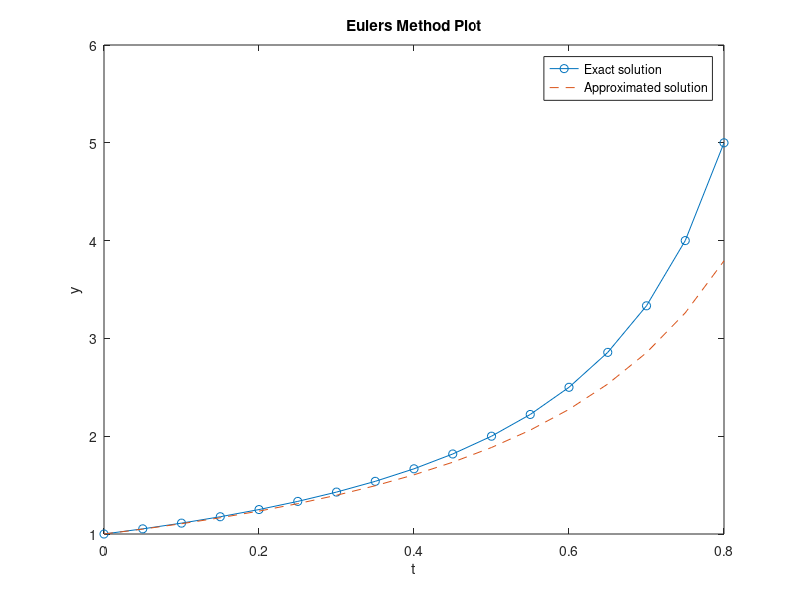

This chart was generated by the following MATLAB code:
f = @(t,y) y^2;                 %Differential Equation
F = @(t) 1/(1-t);                         %Solution of ODE  
h=0.05;                                    % step size           
t = 0:h:0.8;                                    
y = zeros(1,length(t));                      
y(1) = 1;                                 % given Inital consition 

n=0.8/0.05;                              %No of iterations
for i = 2:n+1
    y(i) = y(i-1) + h*f(t(i-1),y(i-1));
end

fprintf('    Step number        time        Approximated solution     True solution     Relative Error');
fprintf('\n\n')  
for j = 1:n+1
    k=abs(F(t(j)) - y(j));
    e = k/abs(F(t(j)));
    A(j) = F(t(j));
    fprintf('%10d %20d %20d %20d %17d\n',j-1,t(j) ,y(j) , F(t(j)),e)
      
end
plot(t,A,'o-', t, y, '--')
xlabel('t');
ylabel('y'); 
title('Eulers Method Plot');
legend('Exact solution','Approximated solution')